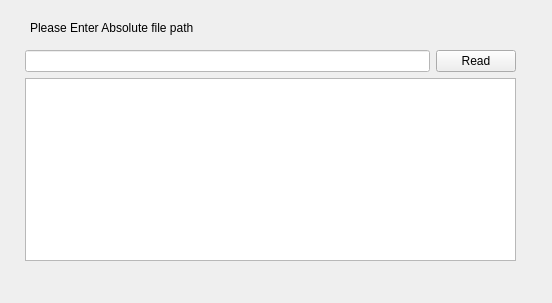
<?xml version="1.0" encoding="UTF-8"?>
<ui version="4.0">
 <class>TableWidget</class>
 <widget class="QWidget" name="TableWidget">
  <property name="geometry">
   <rect>
    <x>0</x>
    <y>0</y>
    <width>552</width>
    <height>303</height>
   </rect>
  </property>
  <property name="font">
   <font>
    <family>Arial</family>
   </font>
  </property>
  <property name="windowTitle">
   <string>TableWidget</string>
  </property>
  <property name="styleSheet">
   <string notr="true"/>
  </property>
  <widget class="QLabel" name="label">
   <property name="geometry">
    <rect>
     <x>30</x>
     <y>20</y>
     <width>511</width>
     <height>16</height>
    </rect>
   </property>
   <property name="text">
    <string>Please Enter Absolute file path</string>
   </property>
  </widget>
  <widget class="QWidget" name="">
   <property name="geometry">
    <rect>
     <x>25</x>
     <y>50</y>
     <width>491</width>
     <height>211</height>
    </rect>
   </property>
   <layout class="QVBoxLayout" name="verticalLayout">
    <item>
     <layout class="QHBoxLayout" name="horizontalLayout">
      <item>
       <widget class="QLineEdit" name="filePathForm">
        <property name="styleSheet">
         <string notr="true">QLineEdit{
background:#FFFFFF
}</string>
        </property>
       </widget>
      </item>
      <item>
       <widget class="QPushButton" name="read">
        <property name="text">
         <string>Read</string>
        </property>
       </widget>
      </item>
     </layout>
    </item>
    <item>
     <widget class="QTableWidget" name="tableWidget">
      <property name="font">
       <font>
        <family>Arial</family>
       </font>
      </property>
      <property name="styleSheet">
       <string notr="true"/>
      </property>
      <property name="alternatingRowColors">
       <bool>true</bool>
      </property>
     </widget>
    </item>
   </layout>
  </widget>
 </widget>
 <resources/>
 <connections/>
</ui>
